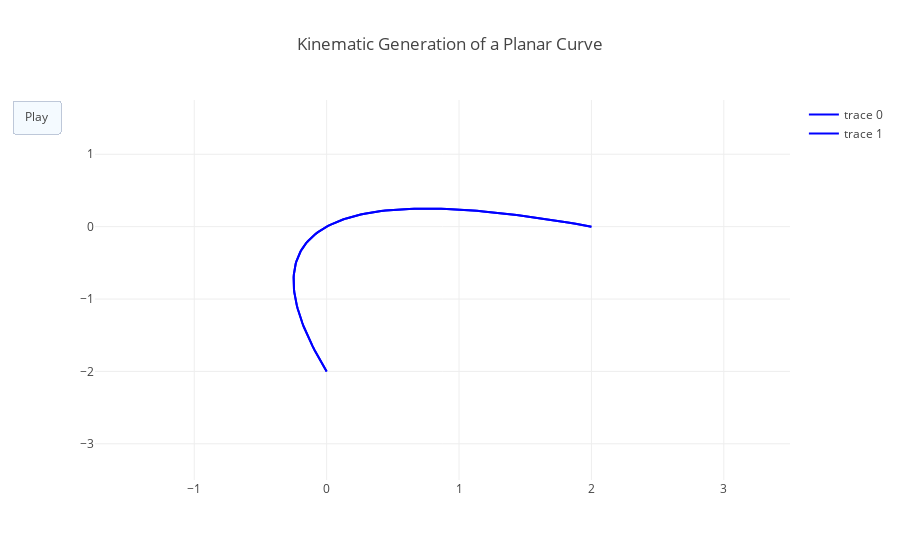

The cell this chart's notebook holds for it:
### Code cell
from plotly.offline import init_notebook_mode, iplot
from IPython.display import display, HTML
import numpy as np

init_notebook_mode(connected=True)

t=np.linspace(-1,1,100)
x=t+t**2
y=t-t**2
xm=np.min(x)-1.5
xM=np.max(x)+1.5
ym=np.min(y)-1.5
yM=np.max(y)+1.5
N=50
s=np.linspace(-1,1,N)
xx=s+s**2
yy=s-s**2

data=[dict(x=x, y=y, 
           mode='lines', 
           line=dict(width=2, color='blue')
          ),
      dict(x=x, y=y, 
           mode='lines', 
           line=dict(width=2, color='blue')
          )
    ]

layout=dict(xaxis=dict(range=[xm, xM], autorange=False, zeroline=False),
            yaxis=dict(range=[ym, yM], autorange=False, zeroline=False),
            title='Kinematic Generation of a Planar Curve', hovermode='closest',
            updatemenus= [{'type': 'buttons',
                           'buttons': [{'label': 'Play',
                                        'method': 'animate',
                                        'args': [None]}]}])

frames=[dict(data=[dict(x=[xx[k]], 
                        y=[yy[k]], 
                        mode='markers', 
                        marker=dict(color='red', size=10)
                        )
                  ]) for k in range(N)]    


figure1=dict(data=data, layout=layout, frames=frames)          
iplot(figure1)

#py.icreate_animations(figure, filename='animation_test'+str(time.time()))
